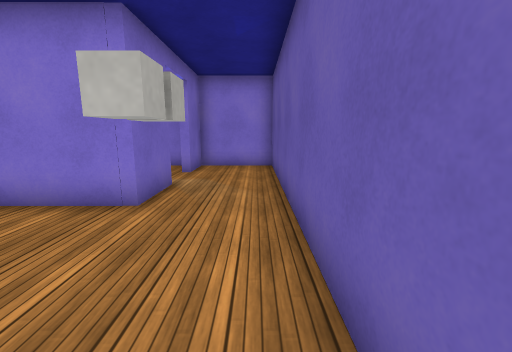
view 1 (above)

17 first-person views from a walk through a Unity game level. The camera is 1.4 m above the floor, tilts 10° down and sees 90° across. The floor is counted in squares, 1 m on a side. Each view is taken from the middle of a square. On the plan, view 1 faces up. The plan holds only what a view shows up to about 13 squares ahead; the rest is blank. The place goes on beyond the plan. Door leaves are left out, so doorways stand open. Some surface patterns are stand-ins.

view 2
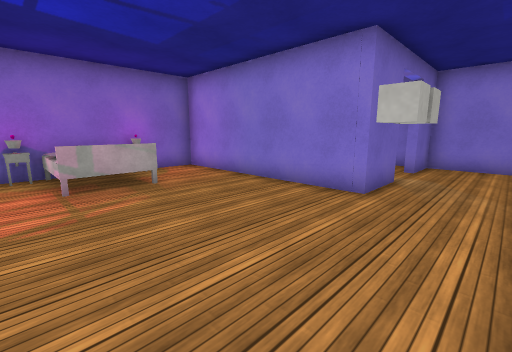

view 3
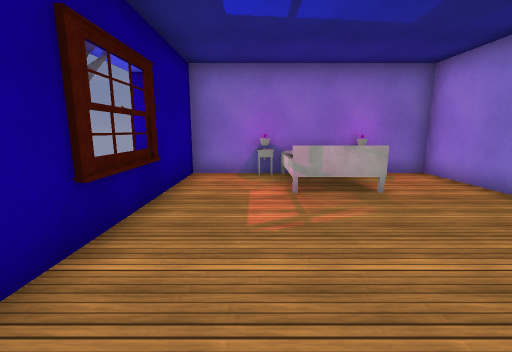

view 4
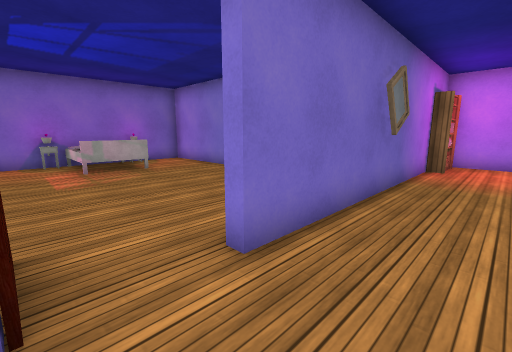

view 5
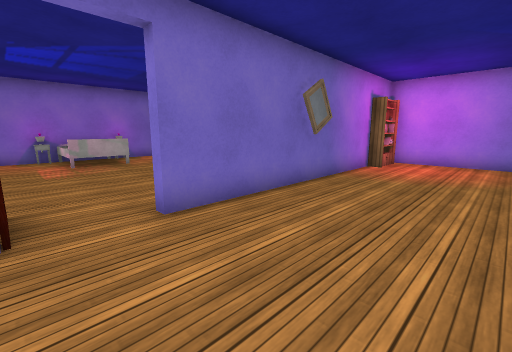

view 6
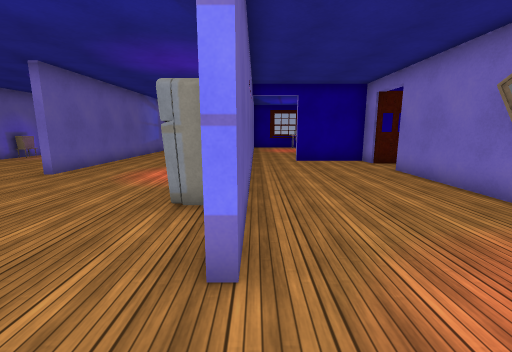

view 7
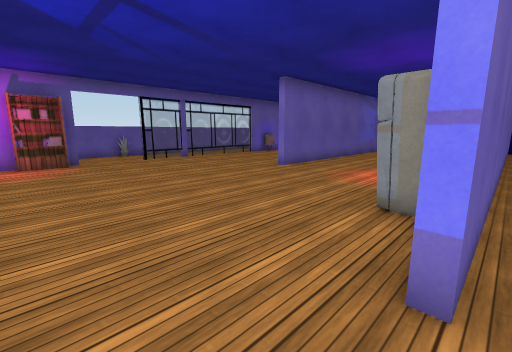

view 8
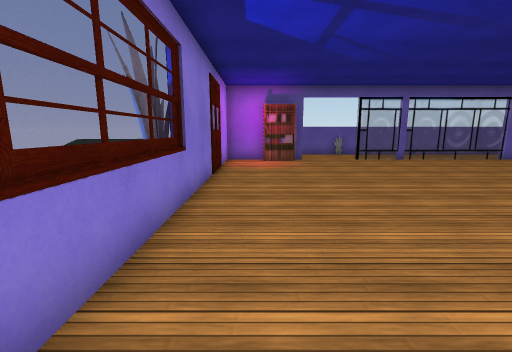

view 9
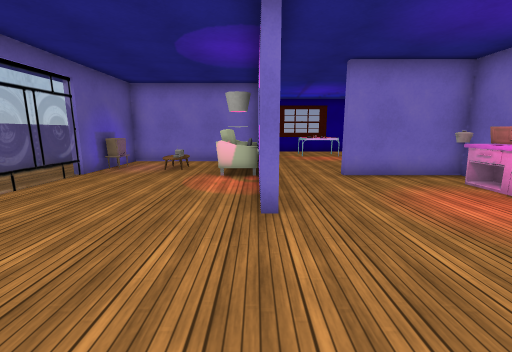

view 10
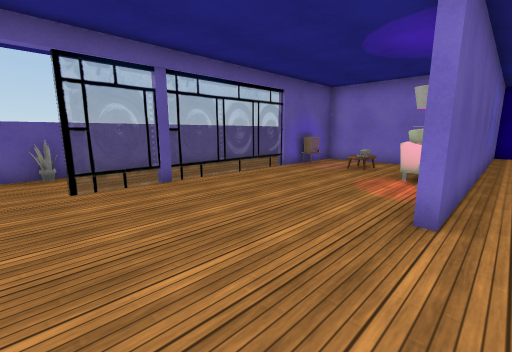

view 11
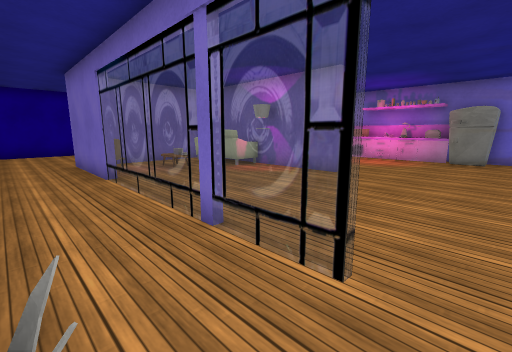

view 12
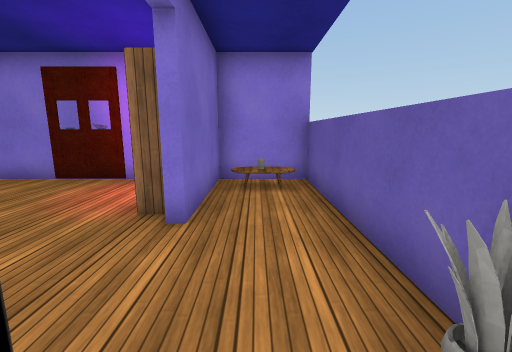

view 13
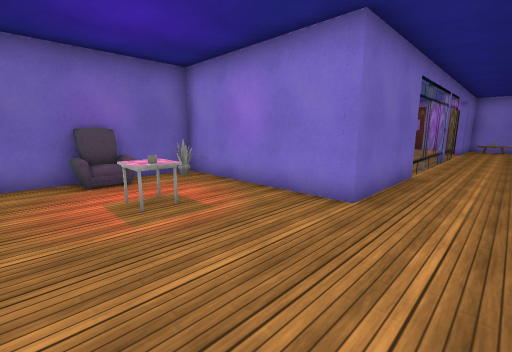

view 14
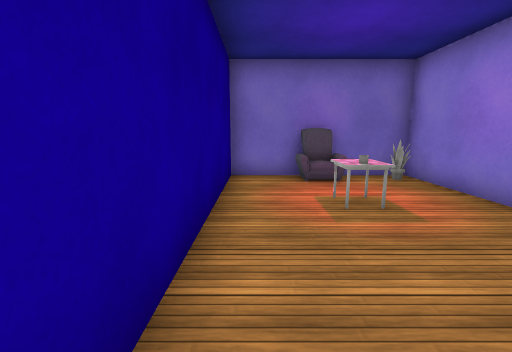

view 15
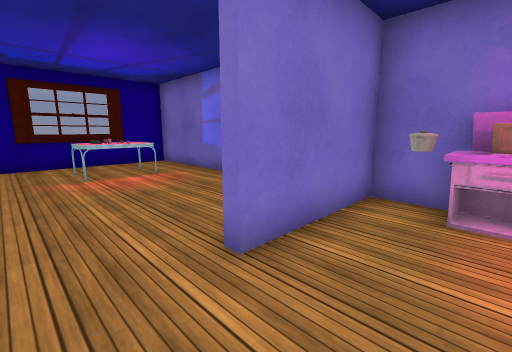

view 16
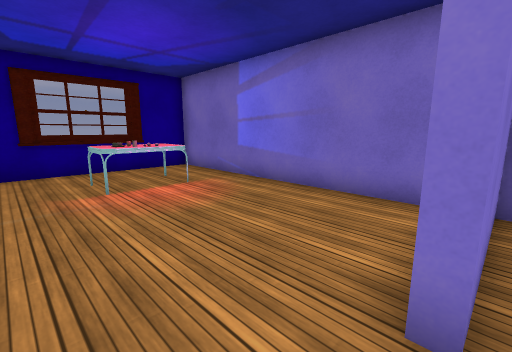

view 17
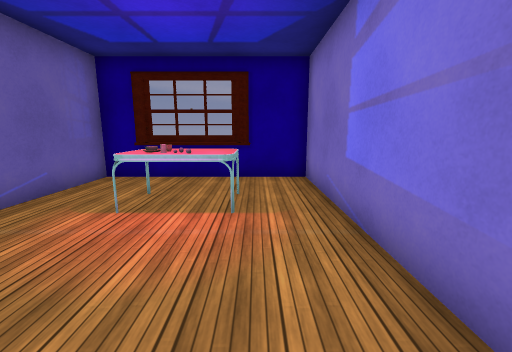

### Floor plan
Key: @ floor where view 1 was taken; # wall or solid block; . floor; D open door; = window, fence, low wall or low ledge; O other object.
Columns run from 10 left of view 1 to 22 right of it. Each row starts with its distance up from view 1.
 11        ###########===O##########
 10        .#D.O.... ............#..#
  9        .#D.O................O#..#
  8        ....#................O#..#
  7         #..#................O#..#
  6         #..#....#...............#
  5 #### ####..#....#...............#
  4 #..........#....#OO..........=.O#
  3 #O.........#....#OO..........=..#
  2 #  O.....O.#....# O..........=..#
  1 # OO.....O.#....#  ..........=..#
  0 #OOO......@#....#O.....#.....=..#
 -1 #O..............#OO....#.....=..#
 -2 #........###....#OO....O.....=..#
 -3 #####=#########.D####..##....=..#
 -4       OO       DD......# .O..#..#
 -5                 #......##.O.O#..#
 -6                 #......##....#..#
 -7                 #......#######..#
 -8                 #......#O.......
 -9                 #..OO..#........
-10                 #.OOO..OOOO.....
-11                 #..OO..#O.......
-12                 #......#........
-13                 ###===##########

Positions as (right, up) in squares from view 1, and headings:
1: (0, 0), facing up
2: (0, -1), facing up-left
3: (-1, -1), facing left
4: (3, -2), facing up-left
5: (5, -2), facing up-left
6: (6, 9), facing down
7: (6, 9), facing down-right
8: (6, 9), facing right
9: (13, 5), facing down
10: (12, 5), facing down-right
11: (21, 5), facing down-left
12: (20, 3), facing up
13: (21, -12), facing up-left
14: (21, -12), facing left
15: (12, -1), facing down-left
16: (12, -3), facing down-left
17: (8, -5), facing down
